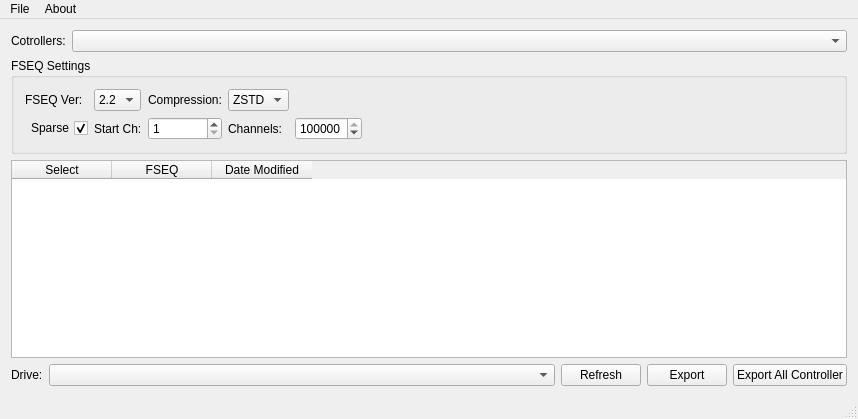
<?xml version="1.0" encoding="UTF-8"?>
<ui version="4.0">
 <class>MainWindow</class>
 <widget class="QMainWindow" name="MainWindow">
  <property name="geometry">
   <rect>
    <x>0</x>
    <y>0</y>
    <width>858</width>
    <height>419</height>
   </rect>
  </property>
  <property name="windowTitle">
   <string>Controller FSEQ Gen</string>
  </property>
  <property name="windowIcon">
   <iconset resource="controller_gen.qrc">
    <normaloff>:/controller_gen/controller_gen.png</normaloff>:/controller_gen/controller_gen.png</iconset>
  </property>
  <widget class="QWidget" name="centralWidget">
   <layout class="QVBoxLayout" name="verticalLayout">
    <item>
     <layout class="QHBoxLayout" name="horizontalLayout">
      <item>
       <widget class="QLabel" name="label_6">
        <property name="sizePolicy">
         <sizepolicy hsizetype="Fixed" vsizetype="Preferred">
          <horstretch>0</horstretch>
          <verstretch>0</verstretch>
         </sizepolicy>
        </property>
        <property name="text">
         <string>Cotrollers:</string>
        </property>
       </widget>
      </item>
      <item>
       <widget class="QComboBox" name="comboBoxController"/>
      </item>
     </layout>
    </item>
    <item>
     <widget class="QGroupBox" name="groupBox">
      <property name="title">
       <string>FSEQ Settings</string>
      </property>
      <layout class="QGridLayout" name="gridLayout">
       <item row="0" column="2">
        <widget class="QLabel" name="label_2">
         <property name="sizePolicy">
          <sizepolicy hsizetype="Fixed" vsizetype="Preferred">
           <horstretch>0</horstretch>
           <verstretch>0</verstretch>
          </sizepolicy>
         </property>
         <property name="text">
          <string>Compression:</string>
         </property>
        </widget>
       </item>
       <item row="4" column="2">
        <widget class="QSpinBox" name="spinBoxStartChannel">
         <property name="minimum">
          <number>1</number>
         </property>
         <property name="maximum">
          <number>10000000</number>
         </property>
        </widget>
       </item>
       <item row="4" column="1">
        <widget class="QLabel" name="label_3">
         <property name="text">
          <string>Start Ch:</string>
         </property>
        </widget>
       </item>
       <item row="0" column="1">
        <widget class="QComboBox" name="comboBoxVersion">
         <property name="sizePolicy">
          <sizepolicy hsizetype="Fixed" vsizetype="Fixed">
           <horstretch>0</horstretch>
           <verstretch>0</verstretch>
          </sizepolicy>
         </property>
         <item>
          <property name="text">
           <string>2.2</string>
          </property>
         </item>
         <item>
          <property name="text">
           <string>2.1</string>
          </property>
         </item>
         <item>
          <property name="text">
           <string>2.0</string>
          </property>
         </item>
         <item>
          <property name="text">
           <string>1.0</string>
          </property>
         </item>
        </widget>
       </item>
       <item row="4" column="0">
        <widget class="QCheckBox" name="checkBoxSparse">
         <property name="layoutDirection">
          <enum>Qt::RightToLeft</enum>
         </property>
         <property name="text">
          <string>Sparse</string>
         </property>
         <property name="checked">
          <bool>true</bool>
         </property>
        </widget>
       </item>
       <item row="0" column="3">
        <widget class="QComboBox" name="comboBoxCompression">
         <property name="sizePolicy">
          <sizepolicy hsizetype="Fixed" vsizetype="Fixed">
           <horstretch>0</horstretch>
           <verstretch>0</verstretch>
          </sizepolicy>
         </property>
         <item>
          <property name="text">
           <string>ZSTD</string>
          </property>
         </item>
         <item>
          <property name="text">
           <string>None</string>
          </property>
         </item>
        </widget>
       </item>
       <item row="4" column="3">
        <widget class="QLabel" name="label_4">
         <property name="text">
          <string>Channels:</string>
         </property>
        </widget>
       </item>
       <item row="0" column="0">
        <widget class="QLabel" name="label">
         <property name="sizePolicy">
          <sizepolicy hsizetype="Fixed" vsizetype="Preferred">
           <horstretch>0</horstretch>
           <verstretch>0</verstretch>
          </sizepolicy>
         </property>
         <property name="text">
          <string>FSEQ Ver:</string>
         </property>
        </widget>
       </item>
       <item row="4" column="4">
        <widget class="QSpinBox" name="spinBoxEndChannel">
         <property name="sizePolicy">
          <sizepolicy hsizetype="Fixed" vsizetype="Fixed">
           <horstretch>0</horstretch>
           <verstretch>0</verstretch>
          </sizepolicy>
         </property>
         <property name="minimum">
          <number>1</number>
         </property>
         <property name="maximum">
          <number>10000000</number>
         </property>
         <property name="value">
          <number>10000000</number>
         </property>
        </widget>
       </item>
       <item row="4" column="5">
        <spacer name="horizontalSpacer">
         <property name="orientation">
          <enum>Qt::Horizontal</enum>
         </property>
         <property name="sizeHint" stdset="0">
          <size>
           <width>40</width>
           <height>20</height>
          </size>
         </property>
        </spacer>
       </item>
      </layout>
     </widget>
    </item>
    <item>
     <widget class="QTableWidget" name="tableWidgetFSEQs">
      <property name="columnCount">
       <number>3</number>
      </property>
      <column>
       <property name="text">
        <string>Select</string>
       </property>
      </column>
      <column>
       <property name="text">
        <string>FSEQ</string>
       </property>
      </column>
      <column>
       <property name="text">
        <string>Date Modified</string>
       </property>
      </column>
     </widget>
    </item>
    <item>
     <layout class="QHBoxLayout" name="horizontalLayout_2">
      <item>
       <widget class="QLabel" name="label_5">
        <property name="sizePolicy">
         <sizepolicy hsizetype="Fixed" vsizetype="Preferred">
          <horstretch>0</horstretch>
          <verstretch>0</verstretch>
         </sizepolicy>
        </property>
        <property name="text">
         <string>Drive:</string>
        </property>
       </widget>
      </item>
      <item>
       <widget class="QComboBox" name="comboBoxSDCard"/>
      </item>
      <item>
       <widget class="QPushButton" name="pushButtonRefresh">
        <property name="sizePolicy">
         <sizepolicy hsizetype="Fixed" vsizetype="Fixed">
          <horstretch>0</horstretch>
          <verstretch>0</verstretch>
         </sizepolicy>
        </property>
        <property name="text">
         <string>Refresh</string>
        </property>
        <property name="icon">
         <iconset resource="controller_gen.qrc">
          <normaloff>:/controller_gen/icons/arrow_refresh.png</normaloff>:/controller_gen/icons/arrow_refresh.png</iconset>
        </property>
       </widget>
      </item>
      <item>
       <widget class="QPushButton" name="pushButtonExport">
        <property name="sizePolicy">
         <sizepolicy hsizetype="Fixed" vsizetype="Fixed">
          <horstretch>0</horstretch>
          <verstretch>0</verstretch>
         </sizepolicy>
        </property>
        <property name="text">
         <string>Export</string>
        </property>
        <property name="icon">
         <iconset resource="controller_gen.qrc">
          <normaloff>:/controller_gen/icons/folder_go.png</normaloff>:/controller_gen/icons/folder_go.png</iconset>
        </property>
       </widget>
      </item>
      <item>
       <widget class="QPushButton" name="pushButtonExportAll">
        <property name="sizePolicy">
         <sizepolicy hsizetype="Fixed" vsizetype="Fixed">
          <horstretch>0</horstretch>
          <verstretch>0</verstretch>
         </sizepolicy>
        </property>
        <property name="text">
         <string>Export All Controller</string>
        </property>
       </widget>
      </item>
     </layout>
    </item>
   </layout>
  </widget>
  <widget class="QStatusBar" name="statusBar"/>
  <widget class="QMenuBar" name="menuBar">
   <property name="geometry">
    <rect>
     <x>0</x>
     <y>0</y>
     <width>858</width>
     <height>22</height>
    </rect>
   </property>
   <widget class="QMenu" name="menuFile">
    <property name="title">
     <string>File</string>
    </property>
    <addaction name="actionSet_Folder"/>
    <addaction name="actionOpen_xLights_Controller_File"/>
    <addaction name="separator"/>
    <addaction name="actionExit"/>
   </widget>
   <widget class="QMenu" name="menuAbout">
    <property name="title">
     <string>About</string>
    </property>
    <addaction name="actionOpen_Log"/>
    <addaction name="actionAbout"/>
    <addaction name="actionAbout_QT"/>
   </widget>
   <addaction name="menuFile"/>
   <addaction name="menuAbout"/>
  </widget>
  <action name="actionSet_Folder">
   <property name="icon">
    <iconset resource="controller_gen.qrc">
     <normaloff>:/controller_gen/icons/folder.png</normaloff>:/controller_gen/icons/folder.png</iconset>
   </property>
   <property name="text">
    <string>Set FSEQ Folder...</string>
   </property>
  </action>
  <action name="actionOpen_xLights_Controller_File">
   <property name="text">
    <string>Open xLights Controller File</string>
   </property>
  </action>
  <action name="actionExit">
   <property name="icon">
    <iconset resource="controller_gen.qrc">
     <normaloff>:/controller_gen/icons/cancel.png</normaloff>:/controller_gen/icons/cancel.png</iconset>
   </property>
   <property name="text">
    <string>Exit</string>
   </property>
  </action>
  <action name="actionOpen_Log">
   <property name="icon">
    <iconset resource="controller_gen.qrc">
     <normaloff>:/controller_gen/icons/script.png</normaloff>:/controller_gen/icons/script.png</iconset>
   </property>
   <property name="text">
    <string>Open Log</string>
   </property>
  </action>
  <action name="actionAbout">
   <property name="text">
    <string>About</string>
   </property>
  </action>
  <action name="actionAbout_QT">
   <property name="text">
    <string>About QT</string>
   </property>
  </action>
 </widget>
 <layoutdefault spacing="6" margin="11"/>
 <resources>
  <include location="controller_gen.qrc"/>
 </resources>
 <connections/>
</ui>
